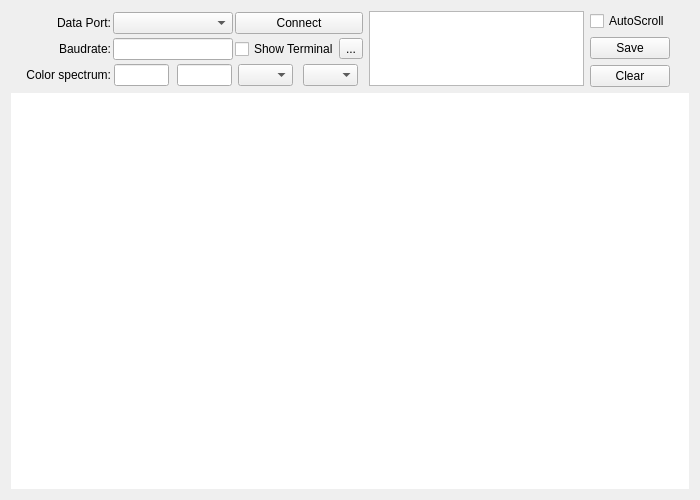
<?xml version="1.0" encoding="UTF-8"?>
<ui version="4.0">
 <class>ViewerWidget</class>
 <widget class="QWidget" name="ViewerWidget">
  <property name="enabled">
   <bool>true</bool>
  </property>
  <property name="geometry">
   <rect>
    <x>0</x>
    <y>0</y>
    <width>700</width>
    <height>500</height>
   </rect>
  </property>
  <property name="sizePolicy">
   <sizepolicy hsizetype="Preferred" vsizetype="Preferred">
    <horstretch>0</horstretch>
    <verstretch>0</verstretch>
   </sizepolicy>
  </property>
  <property name="minimumSize">
   <size>
    <width>700</width>
    <height>500</height>
   </size>
  </property>
  <property name="mouseTracking">
   <bool>true</bool>
  </property>
  <property name="windowTitle">
   <string>Form</string>
  </property>
  <layout class="QGridLayout" name="gridLayout">
   <item row="2" column="5">
    <layout class="QHBoxLayout" name="Layout_main">
     <item>
      <layout class="QGridLayout" name="Layout_mainOptions">
       <property name="horizontalSpacing">
        <number>2</number>
       </property>
       <property name="verticalSpacing">
        <number>3</number>
       </property>
       <item row="0" column="2">
        <widget class="QPushButton" name="pushButton_Connect">
         <property name="sizePolicy">
          <sizepolicy hsizetype="Fixed" vsizetype="Fixed">
           <horstretch>0</horstretch>
           <verstretch>0</verstretch>
          </sizepolicy>
         </property>
         <property name="minimumSize">
          <size>
           <width>100</width>
           <height>0</height>
          </size>
         </property>
         <property name="maximumSize">
          <size>
           <width>150</width>
           <height>16777215</height>
          </size>
         </property>
         <property name="text">
          <string>Connect</string>
         </property>
        </widget>
       </item>
       <item row="2" column="0">
        <widget class="QLabel" name="Label_spectrum">
         <property name="minimumSize">
          <size>
           <width>0</width>
           <height>10</height>
          </size>
         </property>
         <property name="maximumSize">
          <size>
           <width>16777215</width>
           <height>20</height>
          </size>
         </property>
         <property name="text">
          <string>Color spectrum:</string>
         </property>
         <property name="alignment">
          <set>Qt::AlignRight|Qt::AlignTrailing|Qt::AlignVCenter</set>
         </property>
        </widget>
       </item>
       <item row="0" column="1">
        <widget class="QComboBox" name="comboBox_port">
         <property name="sizePolicy">
          <sizepolicy hsizetype="Preferred" vsizetype="Fixed">
           <horstretch>0</horstretch>
           <verstretch>0</verstretch>
          </sizepolicy>
         </property>
         <property name="minimumSize">
          <size>
           <width>120</width>
           <height>0</height>
          </size>
         </property>
         <property name="maximumSize">
          <size>
           <width>120</width>
           <height>16777215</height>
          </size>
         </property>
        </widget>
       </item>
       <item row="1" column="1">
        <widget class="QLineEdit" name="lineEdit_baudrate">
         <property name="sizePolicy">
          <sizepolicy hsizetype="Preferred" vsizetype="Fixed">
           <horstretch>0</horstretch>
           <verstretch>0</verstretch>
          </sizepolicy>
         </property>
         <property name="minimumSize">
          <size>
           <width>120</width>
           <height>0</height>
          </size>
         </property>
         <property name="maximumSize">
          <size>
           <width>120</width>
           <height>16777215</height>
          </size>
         </property>
        </widget>
       </item>
       <item row="2" column="2">
        <layout class="QHBoxLayout" name="horizontalLayout" stretch="0,0">
         <property name="spacing">
          <number>7</number>
         </property>
         <item>
          <widget class="QComboBox" name="comboBox_minColor">
           <property name="sizePolicy">
            <sizepolicy hsizetype="Fixed" vsizetype="Fixed">
             <horstretch>0</horstretch>
             <verstretch>0</verstretch>
            </sizepolicy>
           </property>
           <property name="minimumSize">
            <size>
             <width>55</width>
             <height>0</height>
            </size>
           </property>
           <property name="maximumSize">
            <size>
             <width>55</width>
             <height>16777215</height>
            </size>
           </property>
          </widget>
         </item>
         <item>
          <widget class="QComboBox" name="comboBox_maxColor">
           <property name="sizePolicy">
            <sizepolicy hsizetype="Fixed" vsizetype="Fixed">
             <horstretch>0</horstretch>
             <verstretch>0</verstretch>
            </sizepolicy>
           </property>
           <property name="minimumSize">
            <size>
             <width>55</width>
             <height>0</height>
            </size>
           </property>
           <property name="maximumSize">
            <size>
             <width>55</width>
             <height>16777215</height>
            </size>
           </property>
          </widget>
         </item>
        </layout>
       </item>
       <item row="2" column="1">
        <layout class="QHBoxLayout" name="horizontalLayout_2">
         <property name="spacing">
          <number>7</number>
         </property>
         <property name="sizeConstraint">
          <enum>QLayout::SetMinimumSize</enum>
         </property>
         <property name="topMargin">
          <number>0</number>
         </property>
         <item>
          <widget class="QLineEdit" name="lineEdit_maxColor">
           <property name="sizePolicy">
            <sizepolicy hsizetype="Preferred" vsizetype="Fixed">
             <horstretch>0</horstretch>
             <verstretch>0</verstretch>
            </sizepolicy>
           </property>
           <property name="minimumSize">
            <size>
             <width>55</width>
             <height>0</height>
            </size>
           </property>
           <property name="maximumSize">
            <size>
             <width>55</width>
             <height>16777215</height>
            </size>
           </property>
          </widget>
         </item>
         <item>
          <widget class="QLineEdit" name="lineEdit_minColor">
           <property name="sizePolicy">
            <sizepolicy hsizetype="Preferred" vsizetype="Fixed">
             <horstretch>0</horstretch>
             <verstretch>0</verstretch>
            </sizepolicy>
           </property>
           <property name="minimumSize">
            <size>
             <width>55</width>
             <height>0</height>
            </size>
           </property>
           <property name="maximumSize">
            <size>
             <width>55</width>
             <height>16777215</height>
            </size>
           </property>
           <property name="frame">
            <bool>true</bool>
           </property>
          </widget>
         </item>
        </layout>
       </item>
       <item row="0" column="0">
        <widget class="QLabel" name="Label_portSelect">
         <property name="enabled">
          <bool>true</bool>
         </property>
         <property name="sizePolicy">
          <sizepolicy hsizetype="Preferred" vsizetype="Preferred">
           <horstretch>0</horstretch>
           <verstretch>0</verstretch>
          </sizepolicy>
         </property>
         <property name="minimumSize">
          <size>
           <width>70</width>
           <height>0</height>
          </size>
         </property>
         <property name="maximumSize">
          <size>
           <width>200</width>
           <height>20</height>
          </size>
         </property>
         <property name="text">
          <string>Data Port:</string>
         </property>
         <property name="alignment">
          <set>Qt::AlignRight|Qt::AlignTrailing|Qt::AlignVCenter</set>
         </property>
        </widget>
       </item>
       <item row="1" column="0">
        <widget class="QLabel" name="Label_baudrate">
         <property name="enabled">
          <bool>true</bool>
         </property>
         <property name="sizePolicy">
          <sizepolicy hsizetype="Preferred" vsizetype="Preferred">
           <horstretch>0</horstretch>
           <verstretch>0</verstretch>
          </sizepolicy>
         </property>
         <property name="minimumSize">
          <size>
           <width>100</width>
           <height>0</height>
          </size>
         </property>
         <property name="maximumSize">
          <size>
           <width>200</width>
           <height>20</height>
          </size>
         </property>
         <property name="text">
          <string>Baudrate:</string>
         </property>
         <property name="alignment">
          <set>Qt::AlignRight|Qt::AlignTrailing|Qt::AlignVCenter</set>
         </property>
        </widget>
       </item>
       <item row="1" column="2">
        <layout class="QHBoxLayout" name="horizontalLayout_3">
         <item>
          <widget class="QCheckBox" name="checkBox_Terminal">
           <property name="sizePolicy">
            <sizepolicy hsizetype="Fixed" vsizetype="Fixed">
             <horstretch>0</horstretch>
             <verstretch>0</verstretch>
            </sizepolicy>
           </property>
           <property name="text">
            <string>Show Terminal</string>
           </property>
          </widget>
         </item>
         <item>
          <widget class="QToolButton" name="toolButton">
           <property name="text">
            <string>...</string>
           </property>
          </widget>
         </item>
        </layout>
       </item>
      </layout>
     </item>
     <item>
      <widget class="QTextEdit" name="terminal">
       <property name="enabled">
        <bool>true</bool>
       </property>
       <property name="sizePolicy">
        <sizepolicy hsizetype="Preferred" vsizetype="Preferred">
         <horstretch>1</horstretch>
         <verstretch>0</verstretch>
        </sizepolicy>
       </property>
       <property name="minimumSize">
        <size>
         <width>215</width>
         <height>0</height>
        </size>
       </property>
       <property name="maximumSize">
        <size>
         <width>215</width>
         <height>75</height>
        </size>
       </property>
       <property name="cursor" stdset="0">
        <cursorShape>IBeamCursor</cursorShape>
       </property>
       <property name="mouseTracking">
        <bool>true</bool>
       </property>
       <property name="contextMenuPolicy">
        <enum>Qt::NoContextMenu</enum>
       </property>
       <property name="acceptDrops">
        <bool>false</bool>
       </property>
       <property name="styleSheet">
        <string notr="true">background-color: rgb(36, 36, 36);
color: rgb(226, 226, 226);
disabled {background-color: rgb(0, 0, 0); }
</string>
       </property>
       <property name="frameShape">
        <enum>QFrame::StyledPanel</enum>
       </property>
       <property name="frameShadow">
        <enum>QFrame::Sunken</enum>
       </property>
       <property name="lineWidth">
        <number>10</number>
       </property>
       <property name="midLineWidth">
        <number>10</number>
       </property>
       <property name="verticalScrollBarPolicy">
        <enum>Qt::ScrollBarAlwaysOff</enum>
       </property>
       <property name="horizontalScrollBarPolicy">
        <enum>Qt::ScrollBarAlwaysOff</enum>
       </property>
       <property name="sizeAdjustPolicy">
        <enum>QAbstractScrollArea::AdjustIgnored</enum>
       </property>
       <property name="autoFormatting">
        <set>QTextEdit::AutoNone</set>
       </property>
       <property name="tabChangesFocus">
        <bool>true</bool>
       </property>
       <property name="lineWrapMode">
        <enum>QTextEdit::WidgetWidth</enum>
       </property>
       <property name="readOnly">
        <bool>true</bool>
       </property>
       <property name="acceptRichText">
        <bool>false</bool>
       </property>
       <property name="textInteractionFlags">
        <set>Qt::NoTextInteraction</set>
       </property>
      </widget>
     </item>
     <item>
      <layout class="QVBoxLayout" name="Layout_terminalOptions">
       <item>
        <widget class="QCheckBox" name="checkbox_Autoscroll">
         <property name="text">
          <string>AutoScroll</string>
         </property>
        </widget>
       </item>
       <item>
        <widget class="QPushButton" name="pushButton_saveTerminal">
         <property name="text">
          <string>Save</string>
         </property>
        </widget>
       </item>
       <item>
        <widget class="QPushButton" name="pushButton_clearTerminal">
         <property name="text">
          <string>Clear</string>
         </property>
        </widget>
       </item>
      </layout>
     </item>
     <item>
      <spacer name="horizontalSpacer">
       <property name="orientation">
        <enum>Qt::Horizontal</enum>
       </property>
       <property name="sizeHint" stdset="0">
        <size>
         <width>40</width>
         <height>20</height>
        </size>
       </property>
      </spacer>
     </item>
    </layout>
   </item>
   <item row="3" column="5" rowspan="2">
    <widget class="MplWidget" name="widget_Mpl" native="true">
     <property name="sizePolicy">
      <sizepolicy hsizetype="Expanding" vsizetype="Expanding">
       <horstretch>0</horstretch>
       <verstretch>15</verstretch>
      </sizepolicy>
     </property>
     <property name="layoutDirection">
      <enum>Qt::LeftToRight</enum>
     </property>
     <property name="autoFillBackground">
      <bool>false</bool>
     </property>
     <property name="styleSheet">
      <string notr="true">background-color: rgb(255, 255, 255);</string>
     </property>
    </widget>
   </item>
  </layout>
 </widget>
 <customwidgets>
  <customwidget>
   <class>MplWidget</class>
   <extends>QWidget</extends>
   <header location="global">mplWidget.h</header>
   <container>1</container>
  </customwidget>
 </customwidgets>
 <resources/>
 <connections/>
</ui>
